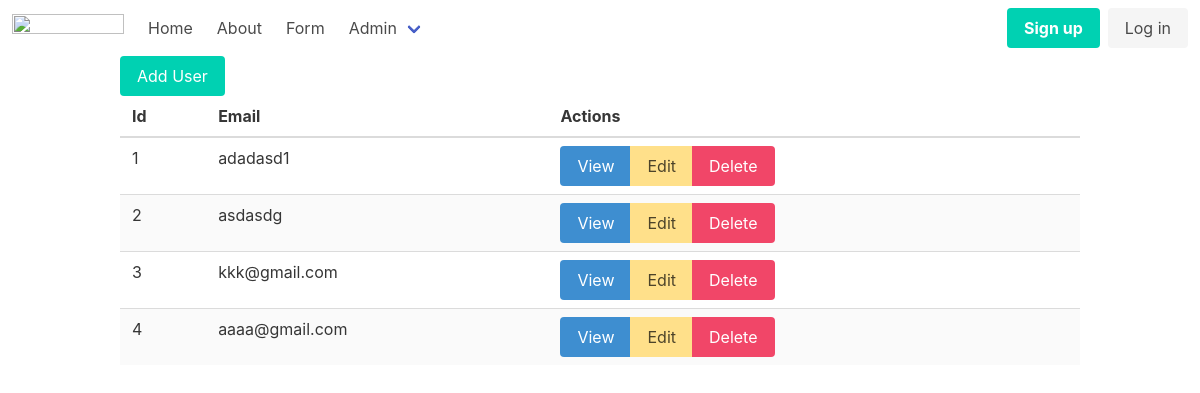
Before: /admin/users with the older database file.
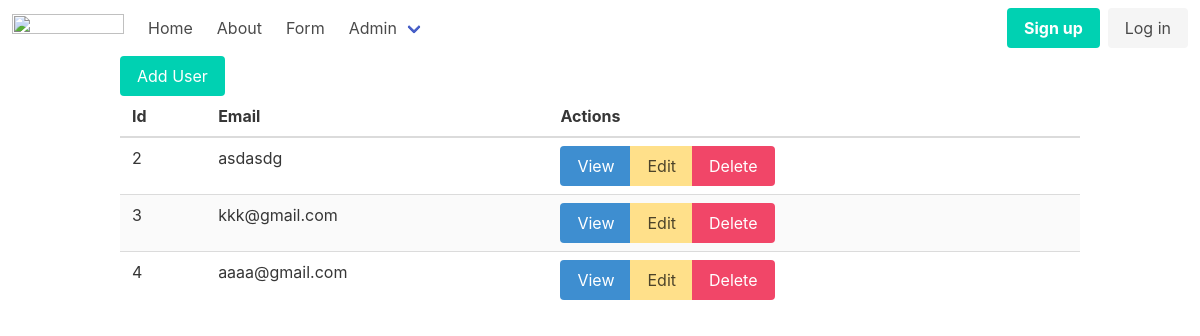
After: the same page with the newer database file.
### tables this page shows
CREATE TABLE users
(
    id       integer
        constraint users_pk
            primary key autoincrement,
    email    text not null
        constraint users_pk2
            unique,
    password text not null
);

### helpers.php (called while the page is built, shortened)
<?php
function view($viewName, $variables=[]){
    extract($variables);
    include __DIR__ . "/views/$viewName.php";
}
function auth(){
   return User::auth();
}

### src/Models/User.php (called while the page is built, shortened)
<?php
class User extends Model {
    public static function auth(){
        return false;
    }
}

### src/DB.php (called while the page is built, shortened)
<?php
class DB {
    private $conn;
    public function __construct()
    {
        try {
            $this->conn = new PDO("sqlite:db.sqlite");
            $this->conn->setAttribute(PDO::ATTR_ERRMODE, PDO::ERRMODE_EXCEPTION);
        } catch(PDOException $e) {
            echo "Connection failed: " . $e->getMessage();
        }
    }
    public function all(string $table, string $className){
        $stmt = $this->conn->prepare("SELECT * FROM $table");
        $stmt->execute();
        $stmt->setFetchMode(PDO::FETCH_CLASS, $className);
        return $stmt->fetchAll();
    }
}

### src/Models/Model.php (called while the page is built, shortened)
<?php
class Model{
    static $table;
    public static function all(){
        $db = new DB();
        return $db-> all(static::$table, static::class);
    }
}

### views/users/index.php (the view)
<?php include __DIR__ . '/../partials/header.php' ?>
<div class="container">
    <a href="/admin/users/create" class="button is-primary">Add User</a>
    <table class="table is-fullwidth is-striped">
        <thead>
            <th>Id</th>
            <th>Email</th>
            <th>Actions</th>
        </thead>
        <tbody>
            <?php foreach($users as $user): ?>
                <tr>
                    <td><?=$user->id?></td>
                    <td><?=$user->email?></td>
                    <td>
                        <div class="buttons has-addons">
                            <a href="/admin/users/show?id=<?=$user->id?>" class="button is-info">View</a>
                            <a href="/admin/users/edit?id=<?=$user->id?>" class="button is-warning">Edit</a>
                            <a href="/admin/users/delete?id=<?=$user->id?>" class="button is-danger" href="/admin/users/delete?id=<?=$user->id?>">Delete</a>
                        </div>
                    </td>
                </tr>
            <?php endforeach; ?>
        </tbody>
    </table>
</div>
<?php include __DIR__ . '/../partials/footer.php' ?>

### views/partials/nav.php (shortened to what this page needs)
<nav class="navbar" role="navigation" aria-label="main navigation">
  <div class="navbar-brand">
    <a class="navbar-item" href="/">
      <img src="https://bulma.io/images/bulma-logo.png" width="112" height="28">
    </a>
  </div>
  <div id="navbarBasicExample" class="navbar-menu">
    <div class="navbar-start">
      <a href="/" class="navbar-item">
        Home
      </a>
      <a href="/about" class="navbar-item">
        About
      </a>
      <a href="/form" class="navbar-item">
        Form
      </a>
      <div class="navbar-item has-dropdown is-hoverable">
        <a class="navbar-link">
          Admin
        </a>
      </div>
    </div>
    <div class="navbar-end">
      <?php if (auth()) : ?>
        <div class="navbar-item has-dropdown is-hoverable">
          <a class="navbar-link">
            <?= auth()->email ?>
          </a>
          <div class="navbar-dropdown">
            <a href="/logout" class="navbar-item">
              Logout
            </a>
          </div>
        </div>
      <?php else : ?>
        <div class="navbar-item">
          <div class="buttons">
            <a href="/register" class="button is-primary">
              <strong>Sign up</strong>
            </a>
            <a href="/login" class="button is-light">
              Log in
            </a>
          </div>
        </div>
      <?php endif ?>
    </div>
  </div>
</nav>

Changed rows visible on the page:
removed users: id "1", email "adadasd1"
